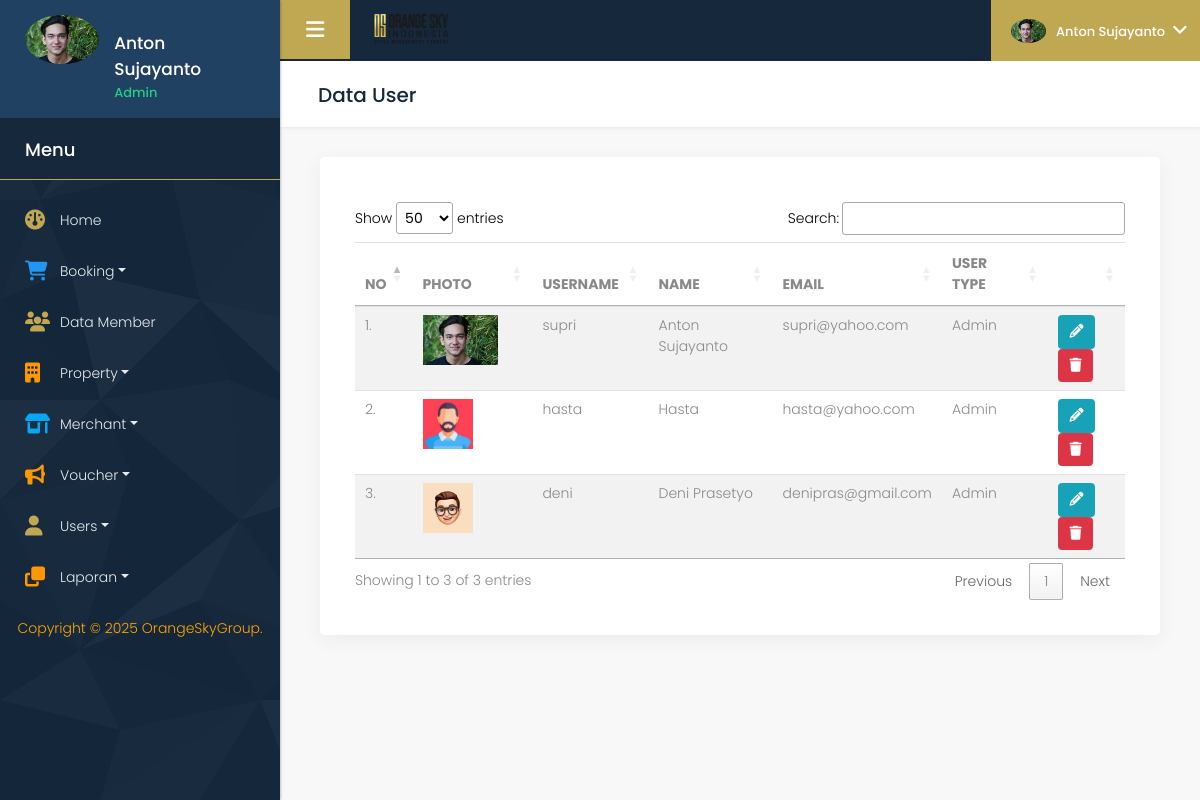
The page /manajemen/index.php?menu=user (signed in) on the database its author committed.
### tables this page shows
CREATE TABLE `users` (
  `user_id` varchar(10) NOT NULL,
  `name` varchar(200) DEFAULT NULL,
  `username` varchar(20) DEFAULT NULL,
  `password` varchar(35) DEFAULT NULL,
  `email` varchar(50) DEFAULT NULL,
  `user_type` varchar(20) DEFAULT NULL,
  `user_url` varchar(500) DEFAULT NULL,
  `status_hapus` varchar(1) DEFAULT NULL,
  PRIMARY KEY (`user_id`)
);

### manajemen/database.php (called while the page is built, shortened)
<?php
function amankan($x) {
	$search  = array('SELECT', ' UNION ', ' AND ', ' OR ');
    $replace = array('', '', '', '', '');
	$kataAman = strip_tags(trim($x));
	$kataAman = str_replace("'","",$kataAman);
	$kataAman = str_replace("--","",$kataAman);
	$kataAman = str_replace(";","",$kataAman);
	$kataAman = str_ireplace($search,$replace,$kataAman);
	return $kataAman;
}
function enkripsi($text)
{
   if($text !=''){
		$encrypt_method = "AES-256-CBC";
	    $secret_key = 'OrangeSkyGroup';
	    $secret_iv = 'versi1';
	    $key = hash('sha256', $secret_key);
	    $iv = substr(hash('sha256', $secret_iv), 0, 16);
	    $output = openssl_encrypt($text, $encrypt_method, $key, 0, $iv);
	    return $output;
   }else{
		return "";
	}
}
function dekripsi($text)
{
    if($text !=''){
		$text = tambah($text);
		$encrypt_method = "AES-256-CBC";
	    $secret_key = 'OrangeSkyGroup';
	    $secret_iv = 'versi1';
	    $key = hash('sha256', $secret_key);
	    $iv = substr(hash('sha256', $secret_iv), 0, 16);
	    $output = openssl_decrypt($text, $encrypt_method, $key, 0, $iv);
		return tambah($output);
	}else{
		return "";
	}
}
function tambah($text){
	return str_replace(" ","+",$text);
}
?>

### manajemen/pages/user.php (the view, shortened to what this page needs)
<?php
$sData = "  SELECT u.*
            FROM users u
            WHERE (u.status_hapus is null or u.status_hapus='0')";
$qData = mysqli_query($conn, $sData) or die(mysqli_error($conn));
?>
<div class="midde_cont">
   <div class="container-fluid">
      <div class="row column_title">
         <div class="col-md-12">
            <div class="page_title">
               <h2>Data User</h2>
            </div>
         </div>
      </div>
      <div class="row column1">
         <div class="col-md-12 col-lg-12">
            <div class="full white_shd margin_bottom_30">
               <div class="table_section padding_infor_info">
                  <div class="pull-right" style="padding-bottom: 10px;">
                  </div>
                  <table class="table table-striped" id="datatable">
                     <thead>
                        <tr>
                           <th>NO</th>
                           <th>PHOTO</th>
                           <th>USERNAME</th>
                           <th>NAME</th>
                           <th>EMAIL</th>
                           <th>USER TYPE</th>
                           <th width="10%">&nbsp;</th>
                        </tr>
                     </thead>
                     <tbody>
                        <?php while ($rData = mysqli_fetch_array($qData)) {
                           $i++;; ?>
                           <tr>
                              <td width="3%"><?php echo $i; ?>.</td>
                              <td style="width: 100px;"><img src="<?php echo (!empty($rData['user_url']) ? "../".$rData['user_url'] : "images/no_image.png"); ?>" height="50px"></td>
                              <td><?php echo $rData['username']; ?></td>
                              <td><?php echo $rData['name']; ?></td>
                              <td><?php echo $rData['email']; ?></td>
                              <td><?php echo $rData['user_type']; ?></td>
                              <td>
                                 <a href="#" class="btn btn-info" onclick="edit('<?php echo enkripsi($rData['user_id']); ?>')"><i class="fa fa-pencil"></i></a>
                                 <a href="#" class="btn btn-danger" onclick="hapus('<?php echo enkripsi($rData['user_id']); ?>')"><i class="fa fa-trash"></i></a>
                              </td>
                           </tr>
                        <?php }; ?>
                     </tbody>
                  </table>
               </div>
            </div>
         </div>
      </div>
   </div>
</div>

### manajemen/index.php (shortened to what this page needs)
<?php session_start();
include('database.php');
?>
<!DOCTYPE html>
<html lang="en">
<head>
   <link rel="stylesheet" href="css/bootstrap.min.css" />
   <link rel="stylesheet" href="style.css" />
   <link rel="stylesheet" href="css/responsive.css" />
   <link rel="stylesheet" href="css/bootstrap-select.css" />
   <link rel="stylesheet" href="css/perfect-scrollbar.css" />
   <link rel="stylesheet" href="css/custom.css" />
   <link href="https://cdnjs.cloudflare.com/ajax/libs/font-awesome/6.5.0/css/all.min.css" rel="stylesheet">
   <link rel="stylesheet" href="https://cdn.datatables.net/1.13.1/css/jquery.dataTables.min.css">
   <link rel="stylesheet" href=" https://cdn.datatables.net/buttons/2.3.2/css/buttons.dataTables.min.css">
   <link rel="stylesheet" href="css/select2.min.css" />
   <link href="https://cdnjs.cloudflare.com/ajax/libs/ekko-lightbox/5.3.0/ekko-lightbox.css" rel="stylesheet">
   <link rel="stylesheet" href="https://cdn.jsdelivr.net/npm/flatpickr/dist/flatpickr.min.css">
   <link rel="stylesheet" href="https://cdnjs.cloudflare.com/ajax/libs/bootstrap-datepicker/1.9.0/css/bootstrap-datepicker.min.css">
</head>
<?php
$user_id = amankan(dekripsi($_SESSION['orangesky_user_id'] ?? ''));
$sData = "  SELECT u.*
            FROM users u
            WHERE u.user_id='" . $user_id . "'";
$qData = mysqli_query($conn, $sData) or die(mysqli_error($conn));
$rData = mysqli_fetch_array($qData);
?>
<body class="dashboard dashboard_1">
   <div class="full_container">
      <div class="inner_container">
         <nav id="sidebar">
            <div class="sidebar_blog_1">
               <div class="sidebar_user_info">
                  <div class="user_profle_side">
                     <div class="user_img"><img src="<?php echo (!empty($rData['user_url']) ? "../" . $rData['user_url'] : "images/no_image.png"); ?>" class="img-responsive"></div>
                     <div class="user_info">
                        <h6><?php echo $rData['name'] ?? ''; ?></h6>
                        <p><span class="online_animation"></span> <?php echo $rData['user_type'] ?? '' ?></p>
                     </div>
                  </div>
               </div>
            </div>
            <div class="sidebar_blog_2">
               <h4>Menu</h4>
               <ul class="list-unstyled components">
                  <li><a href="./"><i class="fa fa-dashboard orange_color"></i> <span>Home</span></a></li>
                  <li>
                     <a href="#menuBooking" data-toggle="collapse" aria-expanded="false" class="dropdown-toggle"><i class="fa fa-shopping-cart blue1_color"></i> <span>Booking</span></a>
                  </li>
                  <li><a href="?menu=member"><i class="fa fa-users orange_color"></i> <span>Data Member</span></a></li>
                  <li>
                     <a href="#property" data-toggle="collapse" aria-expanded="false" class="dropdown-toggle"><i class="fa fa-building yellow_color"></i> <span>Property</span></a>
                  </li>
                  <li>
                     <a href="#merchant" data-toggle="collapse" aria-expanded="false" class="dropdown-toggle"><i class="fa fa-store-alt blue2_color"></i> <span>Merchant</span></a>
                  </li>
                  <li>
                     <a href="#voucher" data-toggle="collapse" aria-expanded="false" class="dropdown-toggle"><i class="fa fa-bullhorn yellow_color"></i> <span>Voucher</span></a>
                  </li>
                  <li>
                     <a href="#user" data-toggle="collapse" aria-expanded="false" class="dropdown-toggle"><i class="fa fa-user orange_color"></i> <span>Users</span></a>
                  </li>
                  <li class="active">
                     <a href="#additional_page" data-toggle="collapse" aria-expanded="false" class="dropdown-toggle"><i class="fa fa-clone yellow_color"></i> <span>Laporan</span></a>
                  </li>
               </ul>
               <div class="text-center" style="text-align: center;">
                  <p style="color: orange;">Copyright © <?php echo date("Y"); ?> OrangeSkyGroup.</p>
               </div>
            </div>
         </nav>
         <div id="content">
            <div class="topbar">
               <nav class="navbar navbar-expand-lg navbar-light">
                  <div class="full">
                     <button type="button" id="sidebarCollapse" class="sidebar_toggle"><i class="fa fa-bars"></i></button>
                     <div class="logo_section">
                        <a href="./"><img class="img-responsive" src="../img/logo-OSM.png" alt="#" /></a>
                     </div>
                     <div class="right_topbar">
                        <div class="icon_info">
                           <ul class="user_profile_dd">
                              <li>
                                 <a class="dropdown-toggle" data-toggle="dropdown"><img class="img-responsive rounded-circle" src="<?php echo (!empty($rData['user_url']) ? "../" . $rData['user_url'] : "images/no_image.png"); ?>" alt="#" /><span class="name_user"><?php echo $rData['name'] ?? '' ?></span></a>
                              </li>
                           </ul>
                        </div>
                     </div>
                  </div>
               </nav>
            </div>
            <?php include('isi.php'); ?>
         </div>
      </div>
   </div>
</body>
</html>

### manajemen/isi.php (shortened to what this page needs)
<?php
if(!empty($_GET['menu'])){
	if($_GET['menu']=='user' ){
		include("pages/user.php");
	}
}else{
	include("pages/home.php");
}
?>

### rows shown on the page
users: user_url (picture), name "Anton Sujayanto", user_type "Admin", username "supri", email "supri@yahoo.com"
users: user_url (picture), username "hasta", name "Hasta", email "hasta@yahoo.com", user_type "Admin"
users: user_url (picture), username "deni", name "Deni Prasetyo", email "denipras@gmail.com", user_type "Admin"
